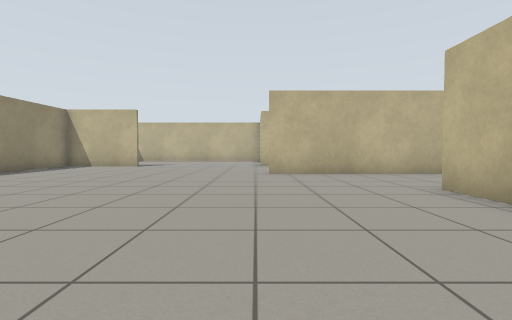
[1] (above)

16 first-person views from a walk through a robot-simulator world made for Gazebo. The camera is 0.72 m above the floor, tilts 2° down and sees 85° across. The floor is counted in squares, 1 m on a side. Each view is taken from the middle of a square. On the plan, view 1 faces up. The plan holds only what a view shows up to about 10 squares ahead; the rest is blank.

[2]
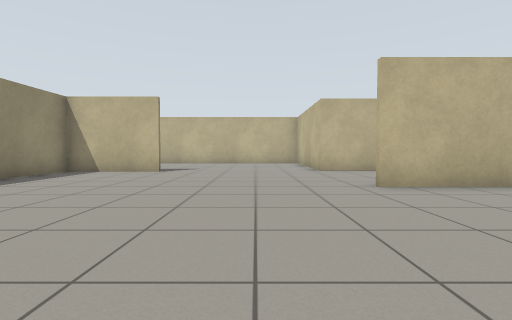

[3]
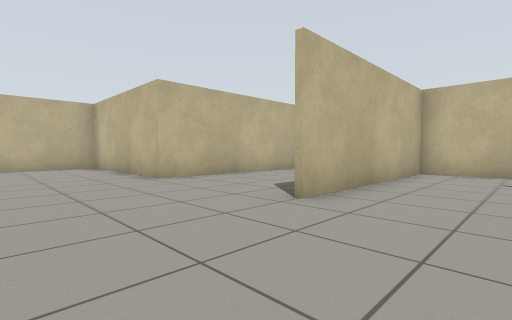

[4]
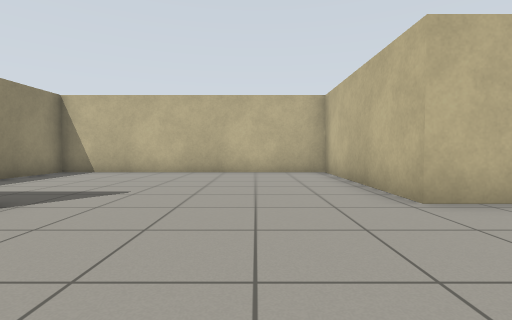

[5]
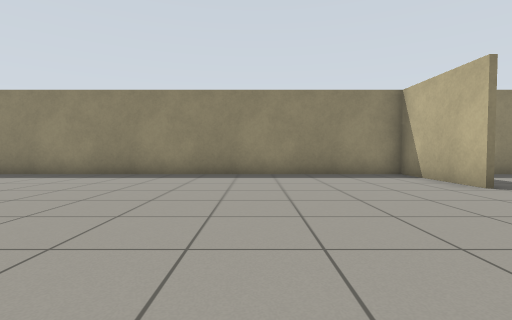

[6]
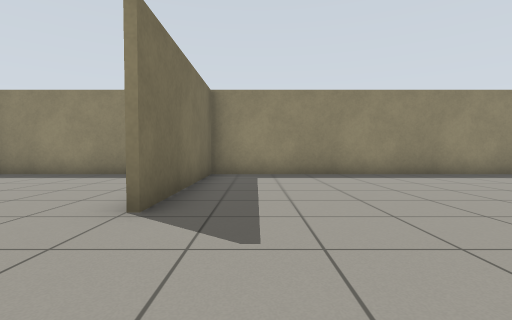

[7]
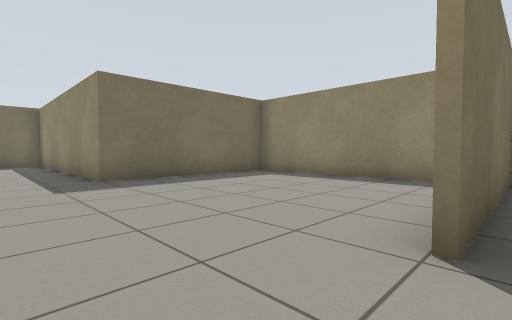

[8]
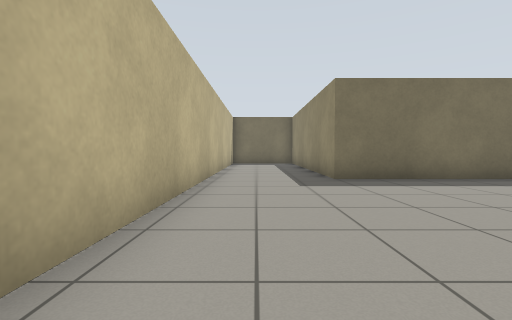

[9]
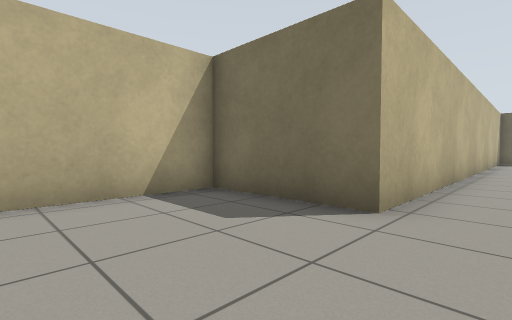

[10]
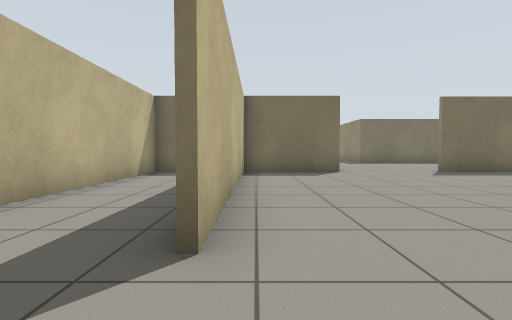

[11]
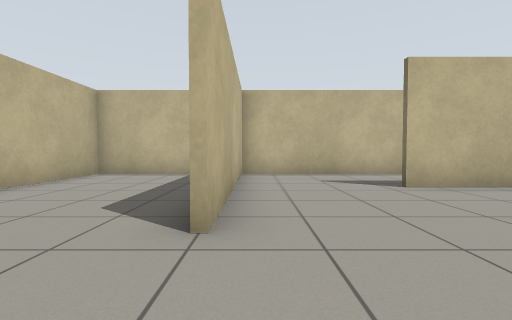

[12]
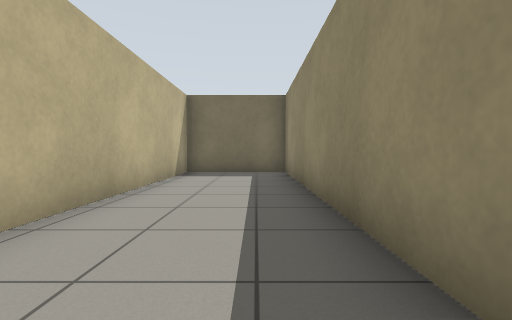

[13]
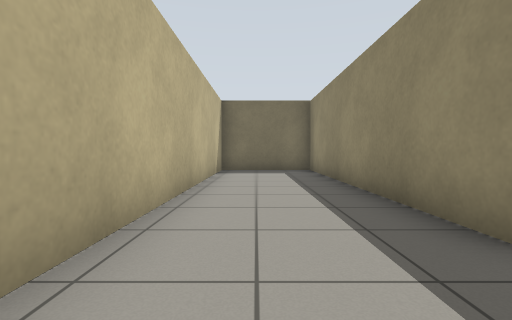

[14]
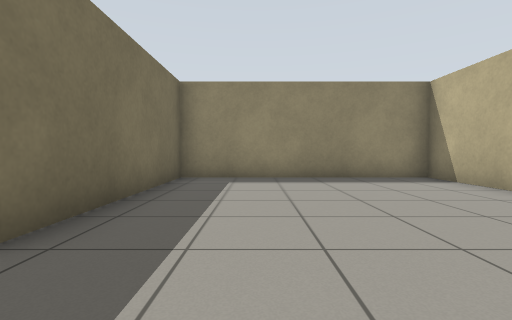

[15]
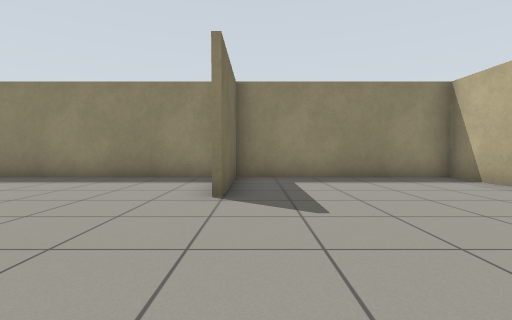

[16]
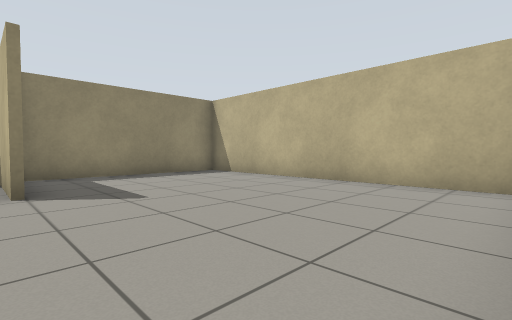

### Floor plan
Points are (right, up) in squares from view 1. A wall is a line through its corners. A room is listed if a view was taken in it or the views show most of it. See-through windows are left out.
Room 1 (views 1, 2, 3, 4, 5, 6, 7, 8, 9, 10, 11, 12, 13, 14, 15, 16)
walls: (-5.9, -2.5) (-8.4, -2.5); (-5.1, 12.3) (-8.4, 12.3); (-8.4, -2.2) (-3.1, -2.2); (5.6, -2.2) (6.3, -2.2) (6.3, 8.4) (0.4, 8.4); (6.3, 9.9) (6.3, 12.7) (0.2, 12.7) (0.2, 18.1) (-8.3, 18.1) (-8.3, -9) (-3, -9) (-3, -17.1) (0.2, -17.1) (0.2, -2.2) (3.4, -2.2) (3.4, 5.1); (-8.1, 12.5) (-5.2, 12.5)

Positions as (right, up) in squares from view 1, and headings:
1: (0, 0), facing up
2: (-2, 3), facing up
3: (-3, 6), facing up-right
4: (-2, 9), facing up
5: (0, 8), facing left
6: (0, -1), facing left
7: (-1, -2), facing down-left
8: (-1, -2), facing down
9: (-1, 1), facing down-right
10: (3, 7), facing down
11: (-2, 8), facing right
12: (-2, -8), facing down
13: (-1, -7), facing down
14: (-1, -7), facing left
15: (-1, 13), facing left
16: (0, 12), facing up-left
